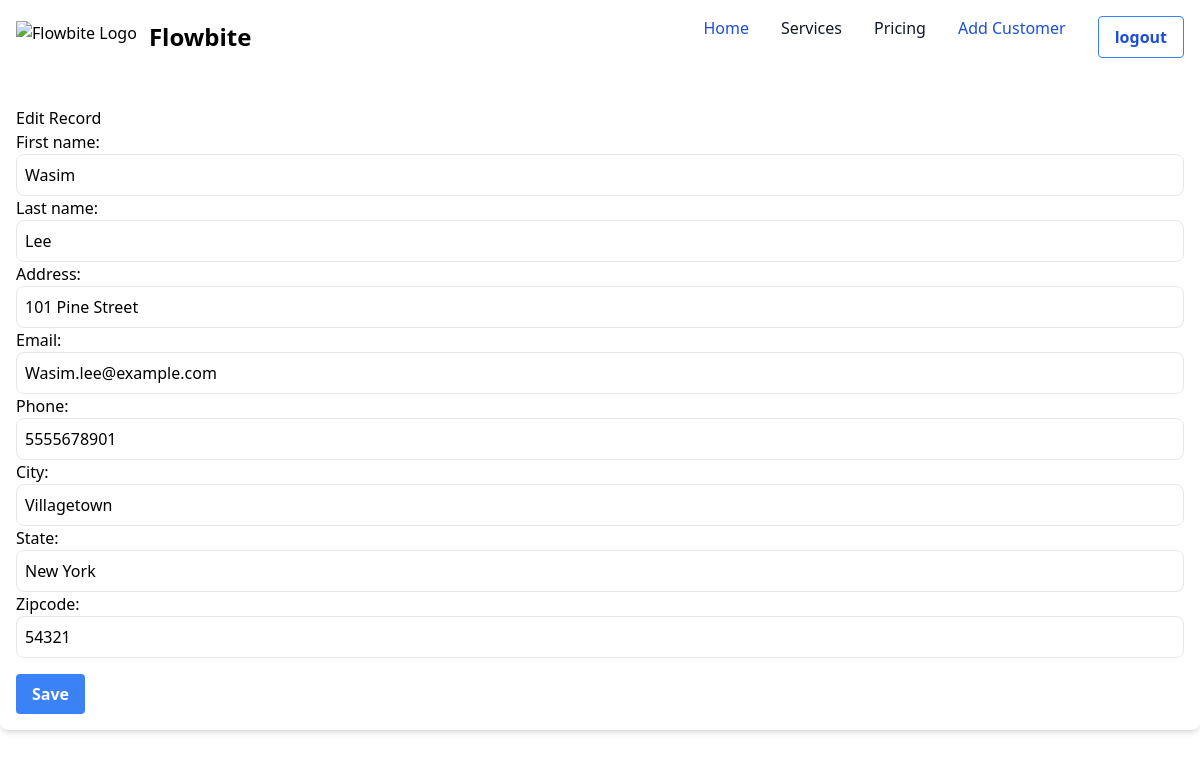
Page /edit/3/ (signed in) on the committed database.
### core/models.py (models this page shows, shortened)
class Record(models.Model):
    created_at=models.DateTimeField(auto_now_add=True)
    first_name=models.CharField(max_length=50)
    last_name=models.CharField(max_length=50)
    address=models.CharField(max_length=100)
    email=models.EmailField()
    phone=models.PositiveBigIntegerField(null=True)
    city=models.CharField(max_length=30)
    state=models.CharField(max_length=40)
    zipcode=models.PositiveIntegerField(null=True)

### core/views.py (the view)
# urls.py: path("edit/<str:pk>/",edit,name="edit")
@login_required
def edit(request, pk):
    current_record = Record.objects.get(pk=pk)
    if request.method == "POST":
        form = Edit_Record(request.POST, instance=current_record)
        if form.is_valid():
            form.save()
            return redirect("home")
    else:
        form = Edit_Record(instance=current_record)
    context = {"form": form}
    return render(request, "edit.html", context)

### core/form.py
class Edit_Record(forms.ModelForm):
    class Meta:
        model = Record
        fields = "__all__"
    def __init__(self, *args, **kwargs):
        super(Edit_Record, self).__init__(*args, **kwargs)
        for field in self.fields:
            self.fields[field].widget.attrs.update({'class': 'border rounded-lg p-2 w-full'})  # Add Tailwind CSS classes here  # Assuming you're using Bootstrap, change 'form-control' to your desired CSS class

### templates/edit.html (shortened to what this page needs)
{% extends 'main.html' %}
{% block content %}
<div class="mt-4">
    <div class="bg-white shadow-md rounded-lg p-4">
        <h1>Edit Record</h1>
        <form method="post">
            {{ form.as_p }}
            <button type="submit" class="bg-blue-500 hover:bg-blue-700 text-white font-bold py-2 px-4 rounded mt-4">Save</button>
        </form>
    </div>
</div>
{% endblock %}

### rows in the picture
Record: first_name "Wasim", last_name "Lee", address "101 Pine Street", email "Wasim.lee@example.com", phone "5555678901", city "Villagetown", state "New York", zipcode "54321"
